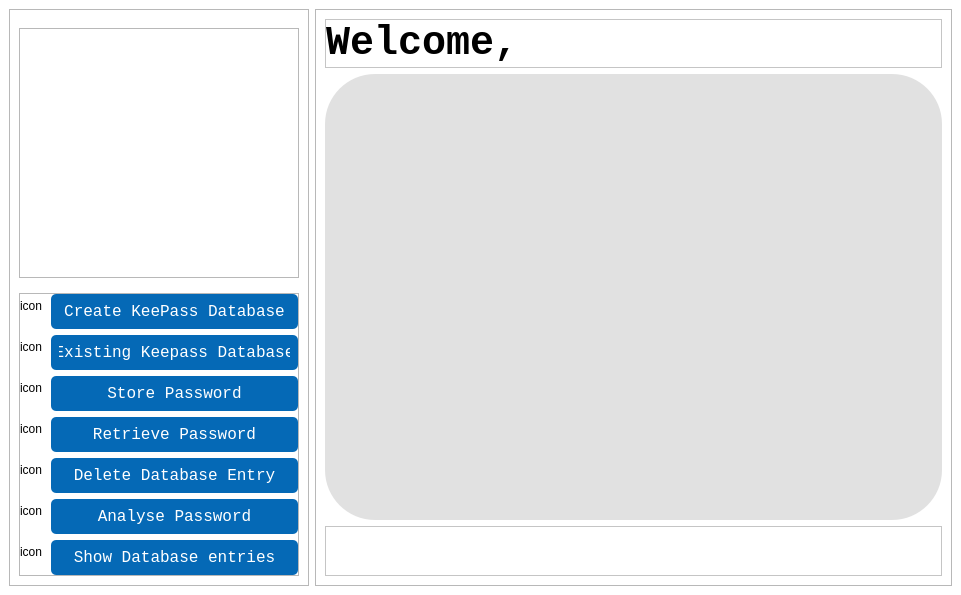
<?xml version="1.0" encoding="UTF-8"?>
<ui version="4.0">
 <class>MainWindow</class>
 <widget class="QMainWindow" name="MainWindow">
  <property name="geometry">
   <rect>
    <x>0</x>
    <y>0</y>
    <width>961</width>
    <height>595</height>
   </rect>
  </property>
  <property name="windowTitle">
   <string>MainWindow</string>
  </property>
  <property name="styleSheet">
   <string notr="true">.QMainWindow{
	background-color: rgb(255, 255, 255);
}
.QPushButton{
	background-color: rgb(5, 105, 182);
font-family: consolas;
font-size:16px;
border-radius:5px;
	color: rgb(255, 255, 255);
padding:8px;
width:100px;
}
.QPushButton:hover{
	background-color: rgb(255, 255, 255);
	color: rgb(0, 0, 113);
}</string>
  </property>
  <widget class="QWidget" name="centralwidget">
   <layout class="QHBoxLayout" name="horizontalLayout">
    <item>
     <widget class="QFrame" name="frame">
      <property name="minimumSize">
       <size>
        <width>300</width>
        <height>0</height>
       </size>
      </property>
      <property name="maximumSize">
       <size>
        <width>400</width>
        <height>16777215</height>
       </size>
      </property>
      <property name="frameShape">
       <enum>QFrame::StyledPanel</enum>
      </property>
      <property name="frameShadow">
       <enum>QFrame::Raised</enum>
      </property>
      <layout class="QVBoxLayout" name="verticalLayout">
       <item alignment="Qt::AlignVCenter">
        <widget class="QFrame" name="frame_3">
         <property name="sizePolicy">
          <sizepolicy hsizetype="Preferred" vsizetype="Fixed">
           <horstretch>0</horstretch>
           <verstretch>0</verstretch>
          </sizepolicy>
         </property>
         <property name="minimumSize">
          <size>
           <width>0</width>
           <height>250</height>
          </size>
         </property>
         <property name="maximumSize">
          <size>
           <width>16777215</width>
           <height>250</height>
          </size>
         </property>
         <property name="styleSheet">
          <string notr="true">image: url(:/images/psm_logo.jpeg);
border-color: rgb(0, 0, 74);
</string>
         </property>
         <property name="frameShape">
          <enum>QFrame::StyledPanel</enum>
         </property>
         <property name="frameShadow">
          <enum>QFrame::Raised</enum>
         </property>
        </widget>
       </item>
       <item alignment="Qt::AlignBottom">
        <widget class="QFrame" name="frame_4">
         <property name="frameShape">
          <enum>QFrame::StyledPanel</enum>
         </property>
         <property name="frameShadow">
          <enum>QFrame::Raised</enum>
         </property>
         <layout class="QFormLayout" name="formLayout">
          <property name="horizontalSpacing">
           <number>9</number>
          </property>
          <property name="leftMargin">
           <number>0</number>
          </property>
          <property name="topMargin">
           <number>0</number>
          </property>
          <property name="rightMargin">
           <number>0</number>
          </property>
          <property name="bottomMargin">
           <number>0</number>
          </property>
          <item row="0" column="0">
           <widget class="QLabel" name="label">
            <property name="styleSheet">
             <string notr="true">
</string>
            </property>
            <property name="text">
             <string>icon</string>
            </property>
           </widget>
          </item>
          <item row="0" column="1">
           <widget class="QPushButton" name="pushButton">
            <property name="text">
             <string>Create KeePass Database</string>
            </property>
           </widget>
          </item>
          <item row="1" column="0">
           <widget class="QLabel" name="label_2">
            <property name="text">
             <string>icon</string>
            </property>
           </widget>
          </item>
          <item row="1" column="1">
           <widget class="QPushButton" name="pushButton_2">
            <property name="text">
             <string>Existing Keepass Database</string>
            </property>
           </widget>
          </item>
          <item row="2" column="0">
           <widget class="QLabel" name="label_3">
            <property name="text">
             <string>icon</string>
            </property>
           </widget>
          </item>
          <item row="2" column="1">
           <widget class="QPushButton" name="pushButton_3">
            <property name="text">
             <string>Store Password</string>
            </property>
           </widget>
          </item>
          <item row="3" column="0">
           <widget class="QLabel" name="label_4">
            <property name="text">
             <string>icon</string>
            </property>
           </widget>
          </item>
          <item row="3" column="1">
           <widget class="QPushButton" name="pushButton_4">
            <property name="text">
             <string>Retrieve Password</string>
            </property>
           </widget>
          </item>
          <item row="4" column="0">
           <widget class="QLabel" name="label_5">
            <property name="text">
             <string>icon</string>
            </property>
           </widget>
          </item>
          <item row="4" column="1">
           <widget class="QPushButton" name="pushButton_5">
            <property name="text">
             <string>Delete Database Entry</string>
            </property>
           </widget>
          </item>
          <item row="5" column="0">
           <widget class="QLabel" name="label_6">
            <property name="text">
             <string>icon</string>
            </property>
           </widget>
          </item>
          <item row="5" column="1">
           <widget class="QPushButton" name="pushButton_6">
            <property name="text">
             <string>Analyse Password</string>
            </property>
           </widget>
          </item>
          <item row="6" column="0">
           <widget class="QLabel" name="label_7">
            <property name="text">
             <string>icon</string>
            </property>
           </widget>
          </item>
          <item row="6" column="1">
           <widget class="QPushButton" name="pushButton_7">
            <property name="text">
             <string>Show Database entries</string>
            </property>
           </widget>
          </item>
         </layout>
        </widget>
       </item>
      </layout>
     </widget>
    </item>
    <item>
     <widget class="QFrame" name="frame_2">
      <property name="frameShape">
       <enum>QFrame::StyledPanel</enum>
      </property>
      <property name="frameShadow">
       <enum>QFrame::Raised</enum>
      </property>
      <layout class="QVBoxLayout" name="verticalLayout_2">
       <item alignment="Qt::AlignTop">
        <widget class="QFrame" name="frame_5">
         <property name="styleSheet">
          <string notr="true">background-color: rgb(255, 255, 255);</string>
         </property>
         <property name="frameShape">
          <enum>QFrame::StyledPanel</enum>
         </property>
         <property name="frameShadow">
          <enum>QFrame::Raised</enum>
         </property>
         <layout class="QHBoxLayout" name="horizontalLayout_2">
          <property name="spacing">
           <number>0</number>
          </property>
          <property name="leftMargin">
           <number>0</number>
          </property>
          <property name="topMargin">
           <number>0</number>
          </property>
          <property name="rightMargin">
           <number>0</number>
          </property>
          <property name="bottomMargin">
           <number>0</number>
          </property>
          <item>
           <widget class="QLabel" name="label_8">
            <property name="font">
             <font>
              <family>Consolas</family>
              <pointsize>30</pointsize>
              <bold>true</bold>
             </font>
            </property>
            <property name="text">
             <string>Welcome,</string>
            </property>
           </widget>
          </item>
         </layout>
        </widget>
       </item>
       <item>
        <widget class="QFrame" name="frame_6">
         <property name="sizePolicy">
          <sizepolicy hsizetype="Preferred" vsizetype="Expanding">
           <horstretch>0</horstretch>
           <verstretch>0</verstretch>
          </sizepolicy>
         </property>
         <property name="styleSheet">
          <string notr="true">background-color: rgb(225, 225, 225);
border-radius: 50px;</string>
         </property>
         <property name="frameShape">
          <enum>QFrame::StyledPanel</enum>
         </property>
         <property name="frameShadow">
          <enum>QFrame::Raised</enum>
         </property>
         <layout class="QHBoxLayout" name="horizontalLayout_3">
          <item>
           <widget class="QStackedWidget" name="stackedWidget">
            <property name="styleSheet">
             <string notr="true"/>
            </property>
            <widget class="QWidget" name="page"/>
            <widget class="QWidget" name="page_2"/>
           </widget>
          </item>
         </layout>
        </widget>
       </item>
       <item>
        <widget class="QFrame" name="frame_7">
         <property name="sizePolicy">
          <sizepolicy hsizetype="Preferred" vsizetype="Fixed">
           <horstretch>0</horstretch>
           <verstretch>0</verstretch>
          </sizepolicy>
         </property>
         <property name="minimumSize">
          <size>
           <width>0</width>
           <height>50</height>
          </size>
         </property>
         <property name="maximumSize">
          <size>
           <width>16777215</width>
           <height>50</height>
          </size>
         </property>
         <property name="styleSheet">
          <string notr="true">image: url(:/images/ss_logo.jpeg);
background-color: rgb(255, 255, 255);</string>
         </property>
         <property name="frameShape">
          <enum>QFrame::StyledPanel</enum>
         </property>
         <property name="frameShadow">
          <enum>QFrame::Raised</enum>
         </property>
        </widget>
       </item>
      </layout>
     </widget>
    </item>
   </layout>
  </widget>
 </widget>
 <resources>
  <include location="ressources.qrc"/>
  <include location="../feather/ressourse.qrc"/>
 </resources>
 <connections/>
</ui>
